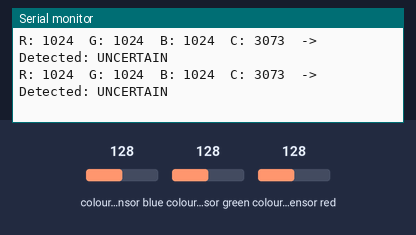
Bench run of a sketch on a simulated Arduino Uno, built with avr-gcc and run on an emulated ATmega328P. On the bench: the last lines printed to the serial monitor. The inputs (shaded band) are chosen by the test bench; at power-on: colour sensor blue 128, colour sensor green 128, colour sensor red 128.

Above: at 1.4 s.
1.5 s: colour sensor blue set to 191
At 2.4 s:
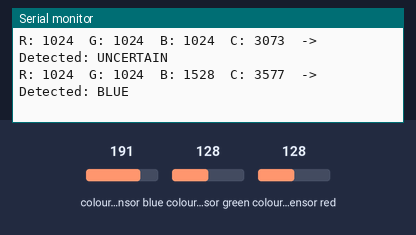
3.9 s: colour sensor green set to 191
At 4.6 s:
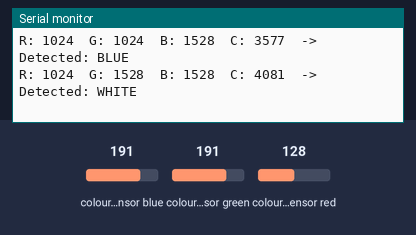
6.1 s: colour sensor blue set to 5
At 6.8 s:
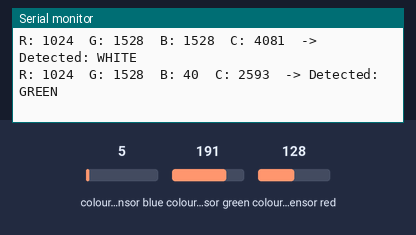
8.3 s: colour sensor red set to 250
At 9.0 s:
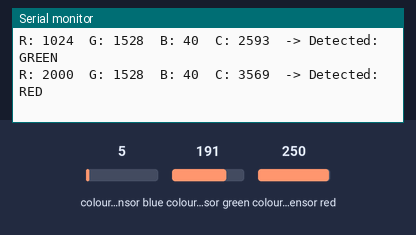

Measured:
- after the input at 1.5 s, the serial monitor: prints a new line after 0.41 s (image 1)
- after the input at 3.9 s, the serial monitor: prints a new line after 0.21 s (image 2)
- after the input at 6.1 s, the serial monitor: prints a new line after 0.22 s (image 3)
- after the input at 8.3 s, the serial monitor: prints a new line after 0.22 s (image 4)

The sketch:

ColorSensor.ino
```cpp
#include <Wire.h>
#include <Adafruit_TCS34725.h>

/**
 * @brief Enumeration of detected color categories.
 */
enum DetectedColor {
    COLOR_RED,
    COLOR_GREEN,
    COLOR_BLUE,
    COLOR_BLACK,
    COLOR_WHITE,
    COLOR_UNCERTAIN
};

/**
 * @brief TCS34725 sensor object with standard integration time and gain.
 */
Adafruit_TCS34725 tcs = Adafruit_TCS34725(
    TCS34725_INTEGRATIONTIME_50MS,
    TCS34725_GAIN_4X
);

/**
 * @brief Initializes serial communication and the TCS34725 sensor.
 *
 * This function must be called before any color reading is attempted.
 * If the sensor is not detected, the program halts.
 */
void initColorSensor() {
    Serial.begin(9600);
    delay(200);

    if (!tcs.begin()) {
        Serial.println("ERROR: TCS34725 not detected");
        while (1);
    }

    Serial.println("TCS34725 initialized");
}

/**
 * @brief Reads raw color values from the TCS34725 sensor.
 *
 * @param r Reference to store the red channel value.
 * @param g Reference to store the green channel value.
 * @param b Reference to store the blue channel value.
 * @param c Reference to store the clear (overall brightness) value.
 */
void readColorRaw(uint16_t &r, uint16_t &g, uint16_t &b, uint16_t &c) {
    tcs.getRawData(&r, &g, &b, &c);
}

/**
 * @brief Classifies a color using thresholds and ratios to avoid false positives.
 *
 * @param r Raw red value.
 * @param g Raw green value.
 * @param b Raw blue value.
 * @param c Clear channel (brightness).
 * @return DetectedColor Enum representing the detected color.
 */
DetectedColor categorizeColor(uint16_t r, uint16_t g, uint16_t b, uint16_t c) {

    if (c < 200) {
        return COLOR_BLACK;
    }
    if (c > 4000) {
        return COLOR_WHITE;
    }

    float rn = (float)r;
    float gn = (float)g;
    float bn = (float)b;

    const float minDiff = 0.03;
    const float minRatio = 1.025;

    if (rn > gn * minRatio && rn > bn * minRatio &&
        (rn - gn) > minDiff && (rn - bn) > minDiff) {
        return COLOR_RED;
    }

    if (gn > rn * minRatio && gn > bn * minRatio &&
        (gn - rn) > minDiff && (gn - bn) > minDiff) {
        return COLOR_GREEN;
    }

    if (bn > rn * minRatio && bn > gn * minRatio &&
        (bn - rn) > minDiff && (bn - gn) > minDiff) {
        return COLOR_BLUE;
    }

    return COLOR_UNCERTAIN;
}

/**
 * @brief Converts a DetectedColor enum value to a human-readable string.
 *
 * @param color The enum value to convert.
 * @return const char* String representation of the color.
 */
const char* colorToString(DetectedColor color) {
    switch (color) {
        case COLOR_RED:       return "RED";
        case COLOR_GREEN:     return "GREEN";
        case COLOR_BLUE:      return "BLUE";
        case COLOR_BLACK:     return "BLACK";
        case COLOR_WHITE:     return "WHITE";
        default:              return "UNCERTAIN";
    }
}

/**
 * @brief Reads the sensor, categorizes the color, and prints the result.
 */
void detectAndPrintColor() {
    uint16_t r, g, b, c;
    readColorRaw(r, g, b, c);

    DetectedColor color = categorizeColor(r, g, b, c);

    Serial.print("R: "); Serial.print(r);
    Serial.print("  G: "); Serial.print(g);
    Serial.print("  B: "); Serial.print(b);
    Serial.print("  C: "); Serial.print(c);
    Serial.print("  -> Detected: ");
    Serial.println(colorToString(color));
}

void setup() {
    initColorSensor();
}

void loop() {
    detectAndPrintColor();
    delay(500);
}
```
